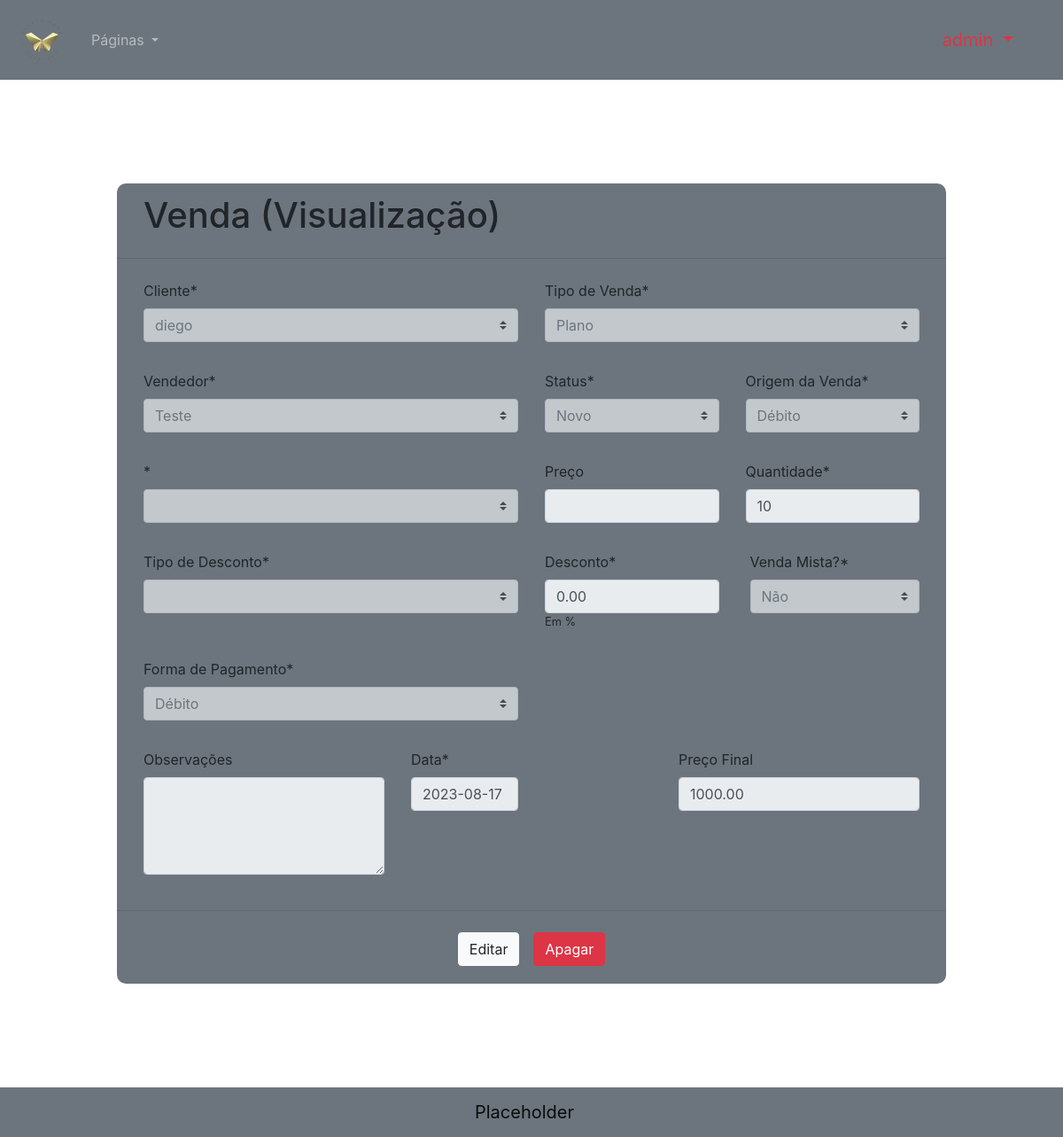
The app's page /payment/7 (signed in) with its own data.
### main/models.py (models this page shows, shortened)
class Sale(models.Model):
    sale_type = models.ForeignKey("SaleType", null=True, blank=True, on_delete=models.SET_NULL) #plano, produto ou serviço
    account = models.ForeignKey("Account", null=True, blank=True, on_delete=models.SET_NULL)
    client = models.ForeignKey("Person", null=True, blank=True, on_delete=models.CASCADE)
    seller = models.ForeignKey("Employee", null=True, blank=True, on_delete=models.SET_NULL)
    status = models.ForeignKey("SaleStatus", null=True, blank=True, on_delete=models.SET_NULL)
    origin = models.ForeignKey("SaleOrigin", null=True, blank=True, on_delete=models.SET_NULL)
    service = models.ForeignKey("SaleService", null=True, blank=True, on_delete=models.SET_NULL) #service = o que estão vendendo
    payment_type = models.ForeignKey("PaymentType", null=True, blank=True, on_delete=models.SET_NULL)
    discount_is_percent = models.BooleanField(default=False)
    discount = models.DecimalField(null=True, blank=True, decimal_places=2, max_digits=8)
    sessions = models.IntegerField(null=True, blank=True)
    obs = models.CharField(max_length=200, null=True, blank=True)
    date = models.DateField(null=True, blank=True)
    final_price = models.DecimalField(max_digits=8, null=True, blank=True, decimal_places=2)

class Person(models.Model):
    name = models.CharField(max_length=50)
    cpf = models.CharField(max_length=14)
    birth_date = models.DateField()
    gender = models.ForeignKey("Gender", null=True, blank=True, on_delete=models.SET_NULL)
    phone = models.CharField(max_length=14)
    cellphone = models.CharField(max_length=15)
    email = models.EmailField(max_length=128)
    cep = models.CharField(max_length=9, null=True, blank=True)
    address = models.CharField(max_length=100, null=True, blank=True)
    city = models.CharField(max_length=30, null=True, blank=True)
    district = models.CharField(max_length=30, null=True, blank=True)
    UF = models.CharField(max_length=2, null=True, blank=True)
    complement = models.CharField(max_length=30, null=True, blank=True)
    class Meta:
        verbose_name = 'Cliente'
        verbose_name_plural = 'Clientes'

class SaleType(models.Model): #plano, produto ou serviço
    name = models.CharField(max_length=80, verbose_name="Nome")

class Employee(models.Model): #Employee = User?
    name = models.CharField(max_length=50, verbose_name="Nome")
    class Meta:
        verbose_name = 'Funcionário'
        verbose_name_plural = 'Funcionários'

class SaleStatus(models.Model): #novo, pendente, agendado ou cancelado
    name = models.CharField(max_length=20, verbose_name="Nome")
    class Meta:
        verbose_name="Status de Venda"
        verbose_name_plural="Status de Venda"

class PaymentType(models.Model):
    name = models.CharField(max_length=30, verbose_name="Nome")
    has_tax = models.BooleanField(default=False, verbose_name="Tem Taxa?")
    taxa = models.DecimalField(max_digits=5, decimal_places=2, verbose_name = 'Dias p/ recebimento', null=True, blank=True)
    class Meta:
        verbose_name="Forma de Pagamento"
        verbose_name_plural="Formas de Pagamento"

### main/views.py (the view)
# urls.py: path("payment/<int:sale_id>", views.ViewSale, name="view_sale"),
@login_required(login_url="/login/")
@user_passes_test(user_is_staff, login_url="login")
def ViewSale(request, sale_id):
    if request.method == "POST":
        sale = Sale.objects.get(pk=request.POST.get("pk"))
        print("Apagou")
        print(sale.__dict__)
        sale.delete()
        return redirect(reverse('list_sale'))
    sale = Sale.objects.get(pk=sale_id)
    context = {
        "perms":request.user.get_all_permissions(),
        "username" : request.user,
        "sale" : sale
    }
    return render(request, "html/view_sale.html", context)

### main/views.py (called while the page is built)
def user_is_staff(user):
    return user.groups.filter(name='Financeiro').exists() or user.is_superuser

### main/templates/html/view_sale.html (shortened to what this page needs)
{% extends "./main.html" %}
{% load static %}
    {% block body %}
    <div class="container-fluid">
        <form id="saleForm" action="{% url 'view_sale' sale.pk %}" method="post" class="box bg-secondary">
            <div class="col row">
                <h1 class="col align-self-center">Venda (Visualização)</h1>
            </div>
            <hr width="100" class="w-100">
            <div class="col row justify-content-lg-around justify-content-lg-between py-2">
                <div class="col-6 d-flex flex-column form-group">
                    <label for="client">Cliente*</label>
                    <select class="custom-select" disabled>
                        <option selected>{{sale.client.name}}</option>
                    </select>
                </div>
                <div class="col-6 d-flex flex-column form-group">
                    <label for="sale_type">Tipo de Venda*</label>
                    <select class="custom-select" disabled>
                        <option selected>{{sale.sale_type.name}}</option>
                    </select>
                </div>
            </div>
            <div class="col row justify-content-lg-around justify-content-lg-between py-2">
                <div class="col-6 d-flex flex-column form-group">
                    <label for="seller">Vendedor*</label>
                    <select class="custom-select" disabled>
                        <option selected>{{sale.seller.name}}</option>
                    </select>
                </div>
                <div class="col-3 d-flex flex-column form-group">
                    <label for="status">Status*</label>
                    <select class="custom-select" disabled>
                        <option selected>{{sale.status.name}}</option>
                    </select>
                </div>
                <div class="col-3 d-flex flex-column form-group">
                    <label for="payment_type">Origem da Venda*</label>
                    <select class="custom-select" disabled>
                        <option selected>{{sale.payment_type.name}}</option>
                    </select>
                </div>
            </div>
            <div class="col row justify-content-lg-around justify-content-lg-between py-2">
                <div class="col-6 d-flex flex-column form-group">
                    <label for="service">{{sale.service.service_type.name}}*</label>
                    <select class="custom-select" disabled>
                        <option selected>{{sale.service.name}}</option>
                    </select>
                </div>
                <div class="col-3 d-flex flex-column form-group">
                    <label for="price">Preço</label>
                    <input class="form-control" type="number" disabled value="{{sale.service.price}}">
                </div>
                <div class="col-3 d-flex flex-column form-group">
                    <label for="sessions">Quantidade*</label>
                    <input class="form-control" disabled value="{{sale.sessions}}" type="number">
                </div>
            </div>
            <div class="col row justify-content-lg-around justify-content-center py-2">
                <div class="col-6 d-flex flex-column form-group">
                    <label for="discount_type">Tipo de Desconto*</label>
                    <select class="custom-select" disabled>
                        <option selected>{{sale.discount_type.name}}</option>
                    </select>
                </div>
                <div class="col-3 d-flex flex-column form-group">
                    <label for="discount">Desconto*</label>
                    <input class="form-control" disabled value="{{sale.discount}}">
                    <small>Em %</small>
                </div>
                <div class="col-3 d-flex form-check flex-column form-group">
                    <label for="mixed">Venda Mista?*</label>
                    <select class="custom-select" disabled class="form-select">
                        <option {% if not sale.mixed %} selected {% endif %}>Não</option>
                    </select>
                </div>
            </div>
            <div class="col row  py-2">
                <div class="col-6 d-flex flex-column form-group">
                    <label for="payment_type">Forma de Pagamento*</label>
                    <select class="custom-select" class="form-select" disabled>
                        <option>{{sale.payment_type.name}}</option>
                    </select>
                </div>
            </div>
            <div class="col row justify-content-lg-around justify-content-lg-between py-2">
                <div class="col-4 d-flex flex-column form-group">
                    <label for="OBS">Observações</label>
                    <textarea disabled class="form-control" cols="20" rows="4">{{sale.obs}}</textarea>
                </div>
                <div class="col-2 d-flex flex-column form-group">
                    <label for="date">Data*</label>
                    <input disabled class="form-control" value="{{sale.date|date:'Y-m-d'}}">
                </div>
                <div class="col-2"></div>
                <div class="col-4 d-flex flex-column form-group">
                    <label for="final_price">Preço Final</label>
                    <input class="form-control" value="{{sale.final_price}}" disabled>
                </div>
            </div>
            <hr width="100" class="w-100">
            <div class="d-flex justify-content-end">
                <div class="ml-auto p-2">
                    <a href="{% url 'edit_sale' sale.pk %}" class="btn btn-light">Editar</a>
                </div>
                <div class="ml-auto p-2">
                    <button type="button" sale_pk="{{sale.pk}}" url="{% url 'view_sale' sale.pk %}" class="btn btn-danger" onclick="deleteSale(this)">Apagar</button>
                </div>
            </div>
        </form>
      </div>
    {% endblock %}

### main/static/css/style.css (style rules this page uses)
body { min-height: 100vh; display: flex; flex-direction: column; }
form { display: flex; flex-direction: column; }
.box { margin: 10%; display: flex; flex-direction: column; border-color: black; align-items: center; border-radius: 10px; background-color: antiquewhite; padding-bottom: 1%; padding-top: 1%; }

### records on screen
Sale: client.name "diego", sale_type.name "Plano", seller.name "Teste", status.name "Novo", payment_type.name "Débito", sessions "10", discount "0.00", date "2023-08-17", final_price "1000.00"
